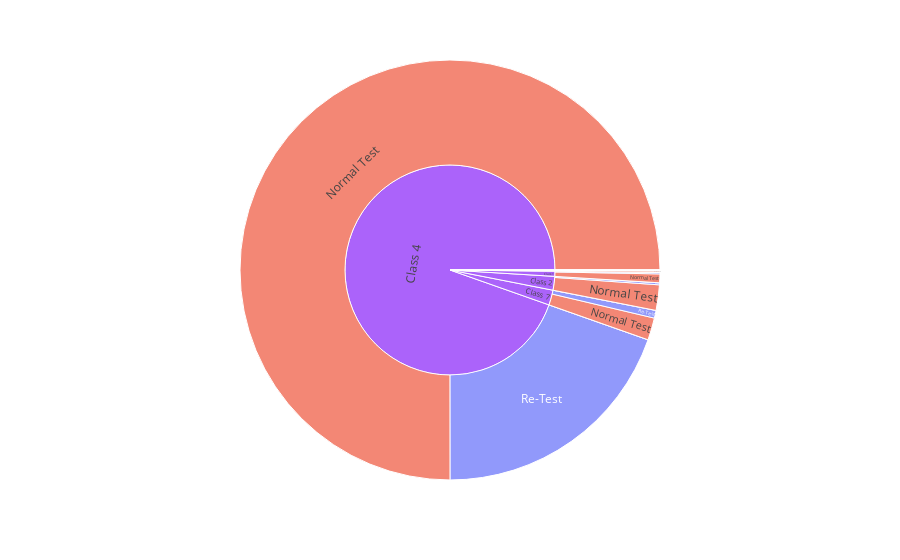

The cell this chart's notebook holds for it:
### Code cell
#df.plot.sunburst(y='Number of tests', autopct='%.4f%%')
fig = px.sunburst(
    df.reset_index(),
    path=['Test class', 'Test type'],
    values='Number of tests',
    color='Test type',
    height=300,
)
fig.update_layout({
   'plot_bgcolor': 'rgba(0, 0, 0, 0)',
   'paper_bgcolor': 'rgba(0, 0, 0, 0)',
})
pio.write_image(fig, 'charts/01 - Types of tests and vehicles.svg', height=775)
fig.show()

### Figure 1 — Plotly figure (JSON) as saved in the notebook; plotly's stock layout.template omitted (floating-point values rounded to 4 significant figures)
{"data": [{"branchvalues": "total", "customdata": [["Re-Test"], ["Normal Test"], ["Normal Test"], ["Re-Test"], ["Re-Test"], ["Re-Test"], ["Re-Test"], ["Statutory Appeal"], ["Statutory Appeal"], ["Statutory Appeal"], ["Re-Test"], ["Re-Test"], ["Statutory Appeal"], ["Statutory Appeal"], ["Normal Test"], ["Normal Test"], ["Normal Test"], ["Normal Test"], ["Normal Test"], ["(?)"], ["(?)"], ["(?)"], ["(?)"], ["(?)"], ["(?)"], ["(?)"]], "domain": {"x": [0, 1], "y": [0, 1]}, "hovertemplate": "labels=%{label}<br>Number of tests=%{value}<br>parent=%{parent}<br>id=%{id}<br>Test type=%{customdata[0]}<extra></extra>", "ids": ["Class 2/Re-Test", "Class 5/Normal Test", "Class 7/Normal Test", "Class 0/Re-Test", "Class 1/Re-Test", "Class 3/Re-Test", "Class 4/Re-Test", "Class 4/Statutory Appeal", "Class 2/Statutory Appeal", "Class 1/Statutory Appeal", "Class 7/Re-Test", "Class 5/Re-Test", "Class 7/Statutory Appeal", "Class 5/Statutory Appeal", "Class 4/Normal Test", "Class 3/Normal Test", "Class 2/Normal Test", "Class 1/Normal Test", "Class 0/Normal Test", "Class 0", "Class 1", "Class 2", "Class 3", "Class 4", "Class 5", "Class 7"], "labels": ["Re-Test", "Normal Test", "Normal Test", "Re-Test", "Re-Test", "Re-Test", "Re-Test", "Statutory Appeal", "Statutory Appeal", "Statutory Appeal", "Re-Test", "Re-Test", "Statutory Appeal", "Statutory Appeal", "Normal Test", "Normal Test", "Normal Test", "Normal Test", "Normal Test", "Class 0", "Class 1", "Class 2", "Class 3", "Class 4", "Class 5", "Class 7"], "marker": {"colors": ["#636efa", "#EF553B", "#EF553B", "#636efa", "#636efa", "#636efa", "#636efa", "#00cc96", "#00cc96", "#00cc96", "#636efa", "#636efa", "#00cc96", "#00cc96", "#EF553B", "#EF553B", "#EF553B", "#EF553B", "#EF553B", "#ab63fa", "#ab63fa", "#ab63fa", "#ab63fa", "#ab63fa", "#ab63fa", "#ab63fa"]}, "name": "", "parents": ["Class 2", "Class 5", "Class 7", "Class 0", "Class 1", "Class 3", "Class 4", "Class 4", "Class 2", "Class 1", "Class 7", "Class 5", "Class 7", "Class 5", "Class 4", "Class 3", "Class 2", "Class 1", "Class 0", "", "", "", "", "", "", ""], "type": "sunburst", "values": [868911, 656273, 9442260, 37, 585562, 29580, 107997456, 1112, 26, 9, 3277695, 152124, 35, 3, 413431243, 185613, 10786397, 3704843, 37464, 37501, 4290414, 11655334, 215193, 521429811, 808400, 12719990]}], "layout": {"autosize": true, "legend": {"tracegroupgap": 0}, "margin": {"t": 60}}}
